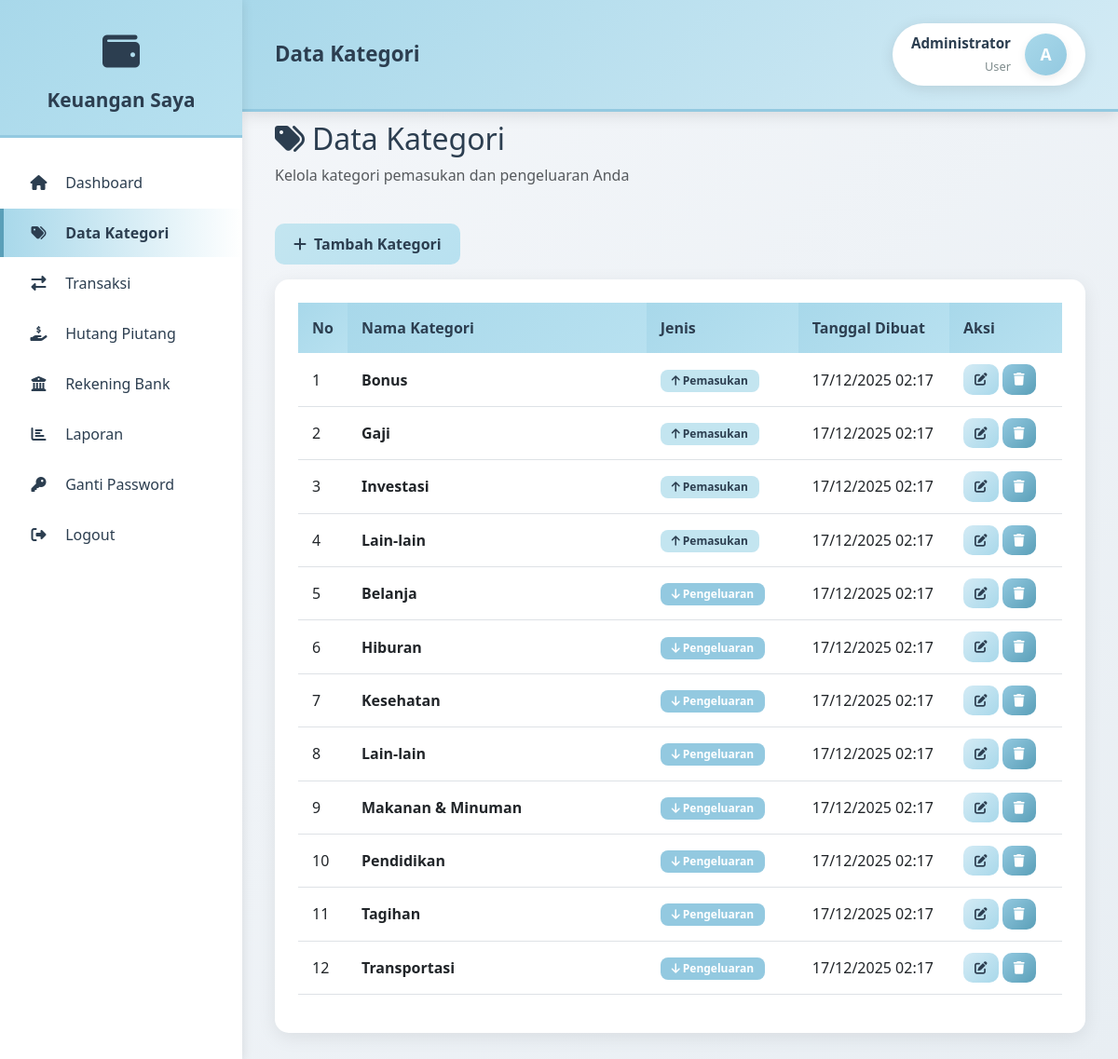
The app's page /pages/kategori/index.php (signed in) with its own data.
### tables this page shows
CREATE TABLE tbl_kategori (
    kategori_id INT AUTO_INCREMENT PRIMARY KEY,
    user_id INT NOT NULL,
    nama_kategori VARCHAR(100) NOT NULL,
    jenis_kategori ENUM('Pemasukan', 'Pengeluaran') NOT NULL,
    created_at TIMESTAMP DEFAULT CURRENT_TIMESTAMP,
    updated_at TIMESTAMP DEFAULT CURRENT_TIMESTAMP ON UPDATE CURRENT_TIMESTAMP,
    FOREIGN KEY (user_id) REFERENCES users(user_id) ON DELETE CASCADE,
    INDEX idx_user_jenis (user_id, jenis_kategori)
);

### pages/kategori/index.php (the view, shortened to what this page needs)
<?php
require_once __DIR__ . '/../../config/database.php';
$userId = getUserId();
$stmt = $pdo->prepare("SELECT * FROM tbl_kategori WHERE user_id = ? ORDER BY jenis_kategori, nama_kategori");
$stmt->execute([$userId]);
$categories = $stmt->fetchAll();
include __DIR__ . '/../../includes/header.php';
include __DIR__ . '/../../includes/sidebar.php';
?>
<div class="row mb-4">
    <div class="col-12">
        <h2><i class="fas fa-tags me-2"></i>Data Kategori</h2>
        <p class="text-muted">Kelola kategori pemasukan dan pengeluaran Anda</p>
    </div>
</div>
<div class="row mb-3">
    <div class="col-12">
        <a href="tambah.php" class="btn btn-success">
            <i class="fas fa-plus me-2"></i>Tambah Kategori
        </a>
    </div>
</div>
<div class="row">
    <div class="col-12">
        <div class="card">
            <div class="card-body">
                <div class="table-responsive">
                    <table id="categoryTable" class="table table-hover">
                        <thead>
                            <tr>
                                <th width="5%">No</th>
                                <th width="40%">Nama Kategori</th>
                                <th width="20%">Jenis</th>
                                <th width="20%">Tanggal Dibuat</th>
                                <th width="15%">Aksi</th>
                            </tr>
                        </thead>
                        <tbody>
                            <?php
                            $no = 1;
                            foreach ($categories as $cat):
                            ?>
                                <tr>
                                    <td><?= $no++ ?></td>
                                    <td><strong><?= htmlspecialchars($cat['nama_kategori']) ?></strong></td>
                                    <td>
                                        <span class="badge badge-<?= $cat['jenis_kategori'] === 'Pemasukan' ? 'income' : 'expense' ?>">
                                            <i class="fas fa-<?= $cat['jenis_kategori'] === 'Pemasukan' ? 'arrow-up' : 'arrow-down' ?>"></i>
                                            <?= $cat['jenis_kategori'] ?>
                                        </span>
                                    </td>
                                    <td><?= date('d/m/Y H:i', strtotime($cat['created_at'])) ?></td>
                                    <td>
                                        <a href="edit.php?id=<?= $cat['kategori_id'] ?>" class="btn btn-warning btn-sm" title="Edit">
                                            <i class="fas fa-edit"></i>
                                        </a>
                                        <a href="hapus.php?id=<?= $cat['kategori_id'] ?>" class="btn btn-danger btn-sm"
                                           onclick="return confirm('Apakah Anda yakin ingin menghapus kategori ini?')" title="Hapus">
                                            <i class="fas fa-trash"></i>
                                        </a>
                                    </td>
                                </tr>
                            <?php endforeach; ?>
                        </tbody>
                    </table>
                </div>
            </div>
        </div>
    </div>
</div>
<?php include __DIR__ . '/../../includes/footer.php'; ?>

### assets/css/style.css (style rules this page uses)
:root { --blue-pastel-1: #A8D8EA; --blue-pastel-2: #C3E5F0; --blue-pastel-3: #D4EBF5; --blue-pastel-4: #B8E1F0; --blue-pastel-5: #93C9E0; --blue-pastel-6: #7FC4DB; --blue-light: #E8F4F8; --blue-dark: #5A9FB8; --dark-text: #2c3e50; --light-text: #7f8c8d; --border-color: #ecf0f1; --shadow-color: rgba(0, 0, 0, 0.08); --income-color: #A8D8EA; --expense-color: #93C9E0; --total-color: #7FC4DB; }
* { margin: 0; padding: 0; box-sizing: border-box; }
body { font-family: 'Segoe UI', Tahoma, Geneva, Verdana, sans-serif; background: linear-gradient(135deg, #f5f7fa 0%, #e8eef3 100%); color: var(--dark-text); }
.card { border: none; border-radius: 15px; box-shadow: 0 5px 20px var(--shadow-color); transition: all 0.3s; overflow: hidden; }
.card-body { padding: 25px; }
.table { border-collapse: separate; border-spacing: 0; }
.table thead th { background: linear-gradient(135deg, var(--blue-pastel-1) 0%, var(--blue-pastel-4) 100%); color: var(--dark-text); font-weight: 600; border: none; padding: 15px; }
.table tbody tr { transition: all 0.3s; }
.table tbody td { padding: 12px 15px; vertical-align: middle; }
.btn { border-radius: 10px; padding: 10px 20px; font-weight: 600; transition: all 0.3s; border: none; }
.btn-success { background: linear-gradient(135deg, var(--blue-pastel-2) 0%, var(--blue-pastel-4) 100%); color: var(--dark-text); }
.btn-danger { background: linear-gradient(135deg, var(--blue-pastel-5) 0%, var(--blue-dark) 100%); color: white; }
.btn-warning { background: linear-gradient(135deg, var(--blue-pastel-3) 0%, var(--blue-pastel-1) 100%); color: var(--dark-text); }
.btn-sm { padding: 6px 12px; font-size: 0.85rem; }
.badge { padding: 6px 12px; border-radius: 8px; font-weight: 600; }
.badge-income { background: var(--blue-pastel-2); color: var(--dark-text); }
.badge-expense { background: var(--blue-pastel-5); color: white; }
.fade-in { animation: fadeIn 0.5s ease-out; }

### records on screen
tbl_kategori: nama_kategori "Bonus", jenis_kategori "Pemasukan", created_at "17/12/2025 02:17"
tbl_kategori: nama_kategori "Gaji", jenis_kategori "Pemasukan", created_at "17/12/2025 02:17"
tbl_kategori: nama_kategori "Investasi", jenis_kategori "Pemasukan", created_at "17/12/2025 02:17"
tbl_kategori: nama_kategori "Lain-lain", jenis_kategori "Pemasukan", created_at "17/12/2025 02:17"
tbl_kategori: nama_kategori "Belanja", jenis_kategori "Pengeluaran", created_at "17/12/2025 02:17"
tbl_kategori: nama_kategori "Hiburan", jenis_kategori "Pengeluaran", created_at "17/12/2025 02:17"
tbl_kategori: nama_kategori "Kesehatan", jenis_kategori "Pengeluaran", created_at "17/12/2025 02:17"
tbl_kategori: nama_kategori "Lain-lain", jenis_kategori "Pengeluaran", created_at "17/12/2025 02:17"
tbl_kategori: nama_kategori "Makanan & Minuman", jenis_kategori "Pengeluaran", created_at "17/12/2025 02:17"
tbl_kategori: nama_kategori "Pendidikan", jenis_kategori "Pengeluaran", created_at "17/12/2025 02:17"
tbl_kategori: nama_kategori "Tagihan", jenis_kategori "Pengeluaran", created_at "17/12/2025 02:17"
tbl_kategori: nama_kategori "Transportasi", jenis_kategori "Pengeluaran", created_at "17/12/2025 02:17"

### other values on screen
$pageTitle "Data Kategori"
getNamaLengkap() "Administrator"
substr(getNamaLengkap(), 0, 1) "A"
